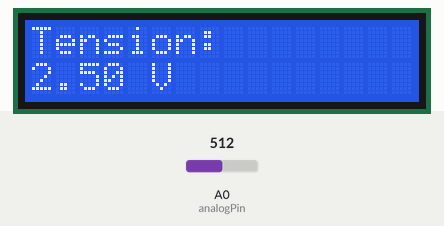
A sketch run on a simulated Arduino Uno, built with avr-gcc and run on an emulated ATmega328P. Shown: 16×2 character LCD. The test bench sets the inputs (shaded band); at power-on: A0 (analogPin) = 512.

Above: at 1.2 s.
1.3 s: A0 (analogPin) set to 716
At 2.2 s:
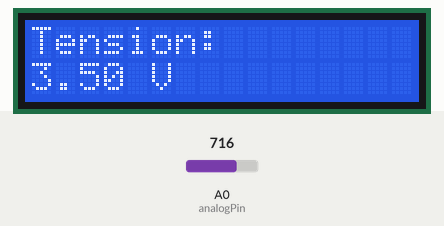
3.0 s: A0 (analogPin) set to 900
At 3.7 s:
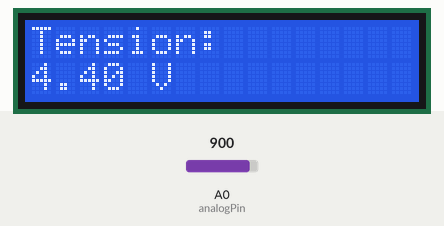
4.5 s: A0 (analogPin) set to 1023
At 5.3 s:
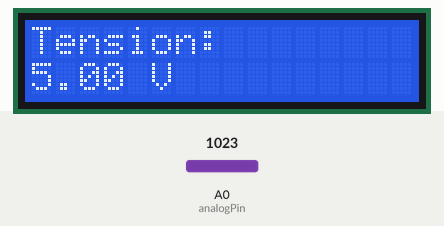
Timing chart, 0 to 7.5 s (numbered marks = the images above; inputs shaded):
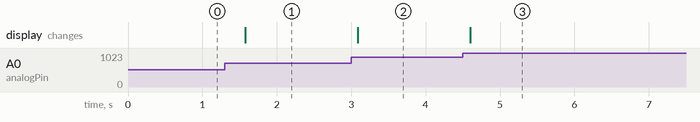

The sketch:

job2.ino
```cpp
#include <LiquidCrystal.h>

const int rs = 12, en = 11, d4 = 5, d5 = 4, d6 = 3, d7 = 2;
LiquidCrystal lcd(rs, en, d4, d5, d6, d7);

const int analogPin = A0;

void setup() {
  lcd.begin(16, 2);
}

void loop() {
  int analogValue = analogRead(analogPin);

  float voltage = analogValue * (5.0 / 1023.0);

  lcd.setCursor(0, 0);
  lcd.print("Tension: ");
  lcd.setCursor(0, 1);
  lcd.print(voltage);
  lcd.print(" V      ");

  delay(500);
}
```

Measured:
- after the input at 1.3 s, the display: changes after 0.28 s (image 1)
- after the input at 3.0 s, the display: changes after 0.09 s (image 2)
- after the input at 4.5 s, the display: changes after 0.10 s (image 3)
